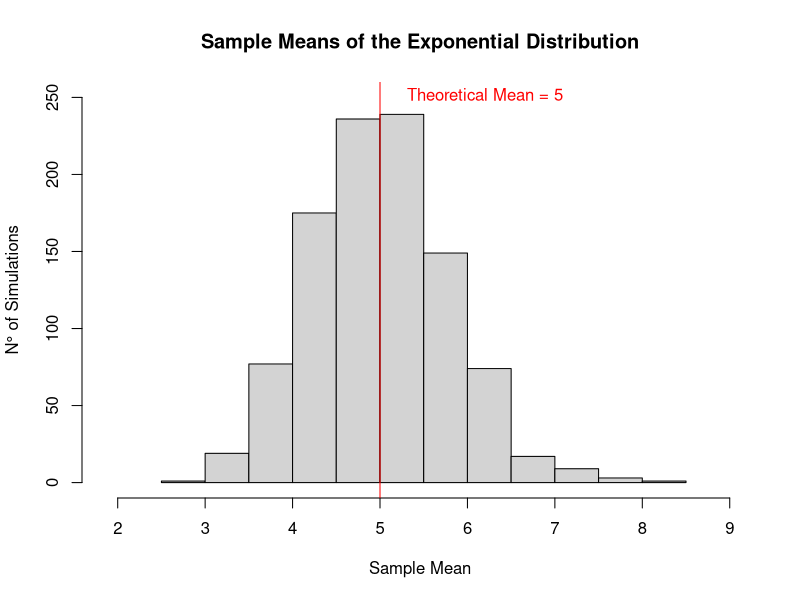
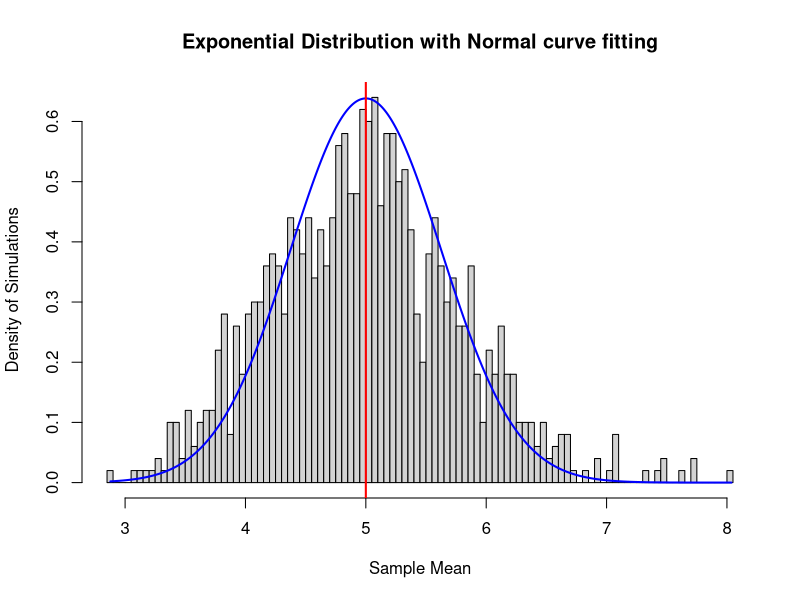
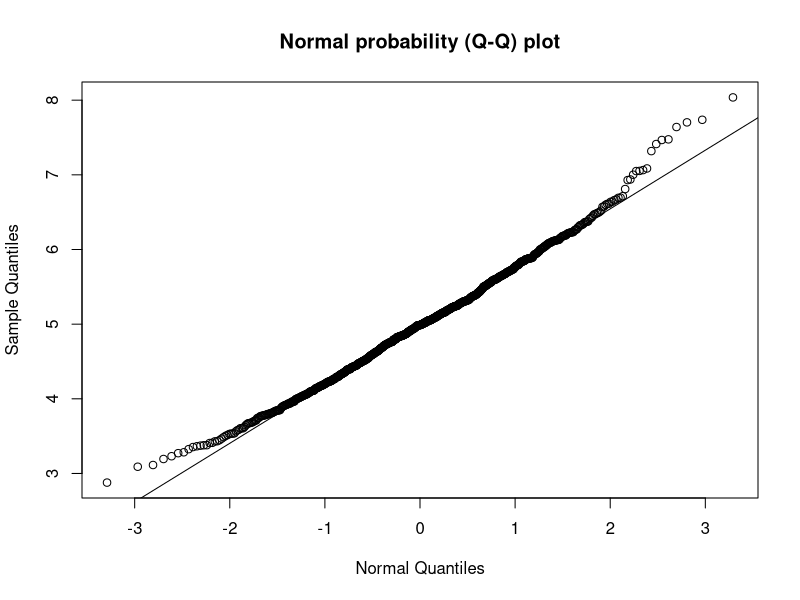

Recreate these plots in R, in order.
## ---- chunk 1
knitr::opts_chunk$set(echo = TRUE)
## ---- chunk 2
# Establishing the variables
l <- 0.2
n <- 40
s <- 1000
# Establishing a seed number to make reproducible the results
set.seed(29)
## ---- chunk 3
simulated_matrix <- matrix(rexp(n*s, l), s, n)
## ---- chunk 4
simulated_mean <- apply(simulated_matrix, 1, mean)
## ---- chunk 5
# Calculating the sample and theoretical mean 
sample_mean <- mean(simulated_mean)
theory_mean <- 1/l
print(c("Sample mean" = sample_mean, "Theoretical mean"  = theory_mean))
## ---- chunk 6
# Ploting the simulated mean with the sample mean and theoretical mean included
hist(simulated_mean, main = "Sample Means of the Exponential Distribution", 
     xlab = "Sample Mean", ylab = "N° of Simulations", 
     xlim = c(min(simulated_mean) - 1, max(simulated_mean) + 1), ylim = c(0,250))
abline(v = theory_mean, col = "red", lwd = 1)
text(6.2, 252, "Theoretical Mean = 5", col = "red")
## ---- chunk 7
# Showing the sample and theoretical variance 
sample_var <- var(simulated_mean)
theory_var <- (1/0.2)^2/40
print(c("Sample variance" = sample_var, "Theoretical variance"  = theory_var))
## ---- chunk 8
# Creating a normal distribution to see how similar are with the simulated matrix 
hist(simulated_mean, main = "Exponential Distribution with Normal curve fitting",
     xlab = "Sample Mean", ylab = "Density of Simulations", prob = TRUE, breaks = 100)
xfit <- seq(min(simulated_mean), max(simulated_mean), length = 1000)
yfit <- dnorm(xfit, mean = 1/0.2, sd = (1/0.2)^2/40)
lines(xfit, yfit, col = "blue", lwd = 2)
abline(v = theory_mean, col = "red", lwd = 2)
## ---- chunk 9
print(round(sample_mean + c(-1,1)*1.96*sd(simulated_mean)/sqrt(n),3))
## ---- chunk 10
print(theory_mean + c(-1,1)*1.96*sqrt(theory_var)/sqrt(n))
## ---- chunk 11
# Drawing the QQplot
qqnorm(simulated_mean, main ="Normal probability (Q-Q) plot", xlab = "Normal Quantiles")
qqline(simulated_mean)
